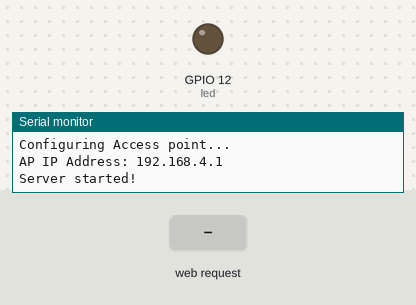
This program was run on a simulated ESP32. On the bench: output pins drawn as LEDs (lit = HIGH), the last lines printed to the serial monitor. Inputs (shaded band) come from the test bench.

Above: at 1.2 s.
1.3 s: HTTP request GET /H received
At 2.1 s:
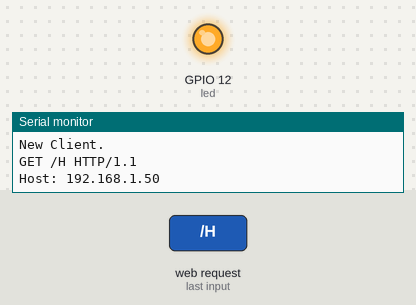
2.8 s: HTTP request GET /L received
At 3.2 s:
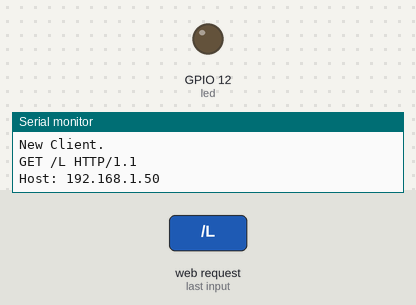
Timing chart, 0 to 5.8 s (numbered marks = the images above; inputs shaded):
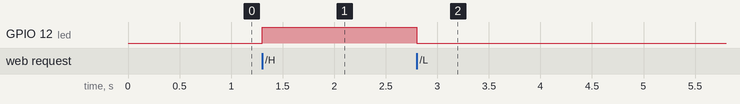

Measured:
- after the input at 1.3 s, GPIO 12 (led): LOW → HIGH at once
- after the input at 2.8 s, GPIO 12 (led): HIGH → LOW at once

The program:

main.cpp
```cpp
#include <Arduino.h>
#include<WiFi.h>
#include<WiFiClient.h>
#include<WiFiAP.h>

#define onDelay 500
#define offDelay 500
#define led 12

const char* ssid = "ESP32NIGGA";
const char* password = "ESP32NIGGA1";

WiFiServer server(80);

void setup() {
  // put your setup code here, to run once:
  pinMode(led, OUTPUT);
  Serial.begin(115200);
  Serial.println("We are on ma niggaa");
  Serial.println("Configuring Access point...");
//Access point configuration
  WiFi.softAP(ssid, password);
  IPAddress myIP = WiFi.softAPIP();
  Serial.print("AP IP Address: ");
  Serial.println(myIP);
  server.begin();

  Serial.println("Server started!");
}

void turn();

void loop() {
  // put your main code here, to run repeatedly:
  WiFiClient client = server.available();
  if (client){
    Serial.println("New Client.");
    String currentLine = "";
    while(client.connected()){
      if(client.available()){
        char c = client.read();
        Serial.write(c);

        if(c == '\n'){
          if(currentLine.length() == 0){
            client.println("HTTP/1.1 200 OK");
            client.println("Content-type:text/html");
            client.println();

            client.println("Click <a href=\"/H\"> <button> <strong>ON</strong> </button> </a> to turn on the LED");
            client.println();
            client.println("Click <a href=\"/L\"> <button> <strong>OFF</strong>  </button></a> to turn off the LED");

            client.println();
            break;
          }
          else{
            currentLine = "";
          }
        }
        else if(c != '\r'){
          currentLine += c;
        }

        if(currentLine.endsWith("GET /H")){
          digitalWrite(led, HIGH);
        }
        else if(currentLine.endsWith("GET /L")){
          digitalWrite(led, LOW);
        }
        //turn();
      }
    }
  }


}


void turn(){
digitalWrite(led, HIGH);
Serial.println("We are on");
delay(onDelay);

digitalWrite(led, LOW);
Serial.println("We are off");
delay(offDelay);
}
```
